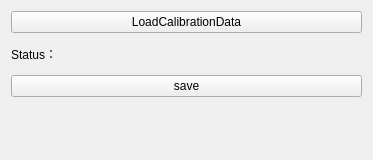
<?xml version="1.0" encoding="UTF-8"?>
<ui version="4.0">
 <class>XYZImageWidgetClass</class>
 <widget class="QWidget" name="XYZImageWidgetClass">
  <property name="geometry">
   <rect>
    <x>0</x>
    <y>0</y>
    <width>373</width>
    <height>160</height>
   </rect>
  </property>
  <property name="windowTitle">
   <string>XYZImageWidget</string>
  </property>
  <layout class="QVBoxLayout" name="verticalLayout">
   <item>
    <widget class="QPushButton" name="loadDataButton">
     <property name="text">
      <string>LoadCalibrationData</string>
     </property>
    </widget>
   </item>
   <item>
    <layout class="QHBoxLayout" name="horizontalLayout_8" stretch="0,0">
     <item>
      <widget class="QLabel" name="XYZFilter">
       <property name="minimumSize">
        <size>
         <width>0</width>
         <height>30</height>
        </size>
       </property>
       <property name="text">
        <string>Status：</string>
       </property>
      </widget>
     </item>
     <item>
      <widget class="QLabel" name="loadStatus">
       <property name="minimumSize">
        <size>
         <width>0</width>
         <height>30</height>
        </size>
       </property>
       <property name="styleSheet">
        <string notr="true"/>
       </property>
       <property name="text">
        <string/>
       </property>
      </widget>
     </item>
    </layout>
   </item>
   <item>
    <widget class="QPushButton" name="saveXYZImage">
     <property name="text">
      <string>save</string>
     </property>
    </widget>
   </item>
   <item>
    <spacer name="verticalSpacer">
     <property name="orientation">
      <enum>Qt::Vertical</enum>
     </property>
     <property name="sizeHint" stdset="0">
      <size>
       <width>20</width>
       <height>40</height>
      </size>
     </property>
    </spacer>
   </item>
  </layout>
 </widget>
 <layoutdefault spacing="6" margin="11"/>
 <resources/>
 <connections/>
</ui>
